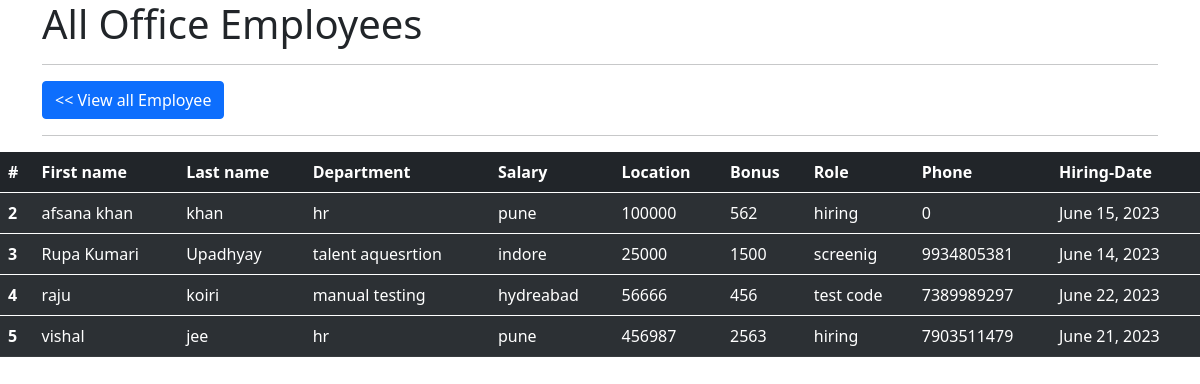
Page /all/ on the committed database.
### employee_app/models.py (models this page shows, shortened)
class Employee(models.Model):
    first_name = models.CharField(max_length=50,null=False)
    last_name = models.CharField(max_length=50)
    dept = models.ForeignKey(Department,on_delete=models.CASCADE)
    salary = models.IntegerField(default=0)
    bonus = models.IntegerField(default=0)
    role = models.ForeignKey(Role,on_delete=models.CASCADE)
    phone = models.IntegerField(default=0)
    hiring_date = models.DateField()
    def __str__(self):
        return "%s %s %s" %(self.first_name , self.last_name , self.phone)

class Department(models.Model):
    name = models.CharField(max_length=50,null=False)
    location = models.CharField(max_length=90)

class Role(models.Model):
    name = models.CharField(max_length=120,null=False)

### employee_app/views.py (the view)
# urls.py: path('all/', views.all , name='all'),
def all(request):
    emps = Employee.objects.all()
    context = {
         'emps':emps
    }
    print(emps)
    return render(request,'allemp.html', context)

### employee_app/templates/allemp.html (shortened to what this page needs)
<!doctype html>
<html lang="en">
  <head>
    <!doctype html>
<html lang="en">
  <head>
    <link href="https://cdn.jsdelivr.net/npm/bootstrap@5.0.2/dist/css/bootstrap.min.css" rel="stylesheet">
    <link href="https://cdn.jsdelivr.net/npm/bootstrap@5.0.2/dist/css/bootstrap.min.css" rel="stylesheet">
  </head>
  <body>
    <div class="container">
        <h1>All Office Employees</h1>
        <hr>
        <a class="btn btn-primary" href="/" role="button"><< View all Employee</a>
        <hr>
      </div>
      <table class="table table-dark table-striped">
        <thead>
          <tr>
            <th scope="col">#</th>
            <th scope="col">First name</th>
            <th scope="col">Last name</th>
            <th scope="col">Department</th>
            <th scope="col">Salary</th>
            <th scope="col">Location</th>
            <th scope="col">Bonus</th>
            <th scope="col">Role</th>
            <th scope="col">Phone</th>
            <th scope="col">Hiring-Date</th>
          </tr>
        </thead>
        {% for emp in emps %}
        <tbody>
          <tr>
            <th scope="row">{{emp.id}}</th>
            <td>{{emp.first_name}}</td>
            <td>{{emp.last_name}}</td>
            <td>{{emp.dept.name}}</td>
            <td>{{emp.dept.location}}</td>
            <td>{{emp.salary}}</td>
            <td>{{emp.bonus}}</td>
            <td>{{emp.role.name}}</td>
            <td>{{emp.phone}}</td>
            <td>{{emp.hiring_date}}</td>
          </tr>
        </tbody>
        {% endfor %}
      </table>
  </body>

### rows in the picture
Employee: id "2", first_name "afsana khan", last_name "khan", dept.name "hr", dept.location "pune", salary "100000", bonus "562", role.name "hiring", phone "0", hiring_date "June 15, 2023"
Employee: id "3", first_name "Rupa Kumari", last_name "Upadhyay", dept.name "talent aquesrtion", dept.location "indore", salary "25000", bonus "1500", role.name "screenig", phone "9934805381", hiring_date "June 14, 2023"
Employee: id "4", first_name "raju", last_name "koiri", dept.name "manual testing", dept.location "hydreabad", salary "56666", bonus "456", role.name "test code", phone "7389989297", hiring_date "June 22, 2023"
Employee: id "5", first_name "vishal", last_name "jee", dept.name "hr", dept.location "pune", salary "456987", bonus "2563", role.name "hiring", phone "7903511479", hiring_date "June 21, 2023"
